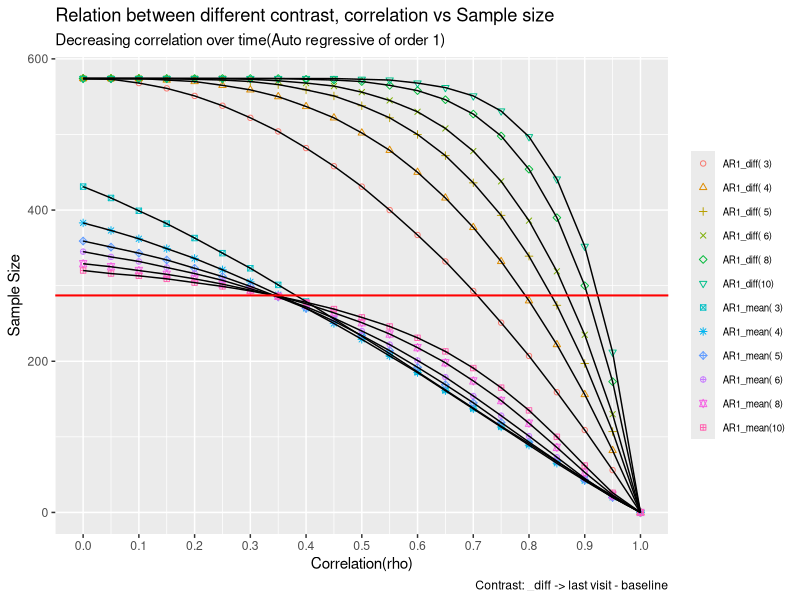
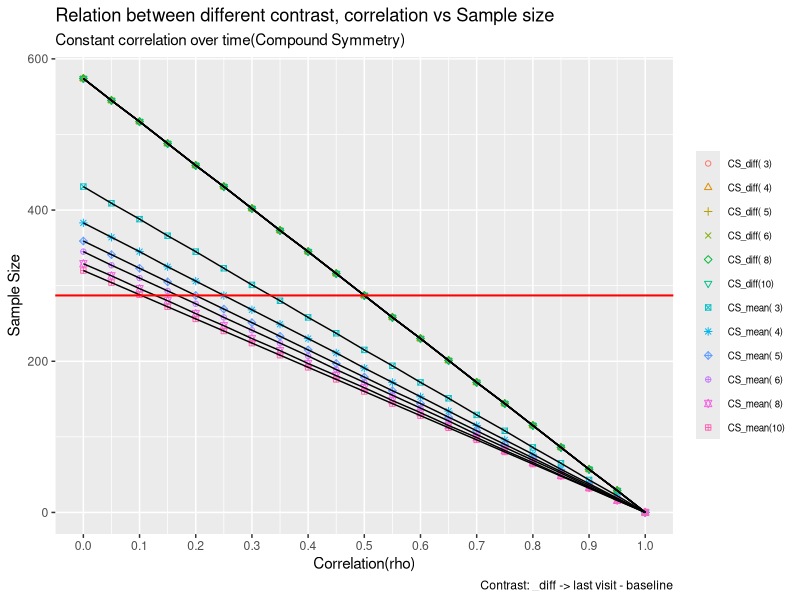

The R source for these figures, in order:
## Program for generating sample size for single time-point post-baseline vs
## multiple time post baseline

library(ggplot2)

## Creating variance-covariance matrix for
## 1) compound symmetry and
## 2) Auto-regressive of order 1 AR(1)
## sample call for 3x3(default) variance covariance matrix
## for type CS with variance=1 and correlation=0.5 - vcov_mat()
## sample call for 5x5 variance covariance matrix
## for type AR1 - vcov_mat(varvec=c(25,25,25,25,25), rho=0.5, type="AR1")

vcov_mat <- function(varvec = c(1, 1, 1), rho = 0.5, type = "CS") {
  var_cov <- matrix(nrow = length(varvec), ncol = length(varvec), byrow = TRUE)
  for (i in 1:length(varvec)) {
    for (j in 1:length(varvec)) {
      var_cov[i, j] <- if (i == j) {
        varvec[i]
      } else {
        if (type == "CS") {
          rho * sqrt(varvec[i] * varvec[j])
        } else {
          (rho**(i + j - 2)) * sqrt(varvec[i] * varvec[j])
        }
      }
    }
  }
  return(var_cov)
}


## single post baseline time-point case
power <- 0.85
alpha <- 0.05
## effect size = (mu1 - mu2)/sigma
effect_size <- (0.9) / sqrt(12.95)
npergrp <- (2 * ((qnorm(1 - (alpha / 2)) + qnorm(power))**2)) / (effect_size)**2
npergrp

## multiple post baseline time-point case
rm_sample <- function(alpha = 0.025,
                      power = 0.85,
                      meandiff = c(0, 0.393, 0.785, 1.2, 1.57),
                      contrast = c(-1, 0, 0, 0, 1),
                      var = vcov_mat(
                        varvec = c(26.52, 26.52, 26.52, 26.52, 26.52),
                        rho = 0.5,
                        type = "AR1"
                      ))
{
  {
    contdiff <- t(contrast) %*% meandiff
    contvar <- t(contrast) %*% var %*% contrast
    npergrp_rm <- (2 * ((qnorm(1 - alpha) +
      qnorm(power))**2) * contvar) / (contdiff**2)
  }
  return(round(npergrp_rm))
}

sample_size <- function(rho = seq(0, 1, by = 0.05),
                        alpha = 0.025, # 2 tailed  5% type I error
                        power = 0.85, # 85% power
                        meandiff = c(0, 0.5, 0.9, 0.9),
                        contrast = c(-1, 0, 0, 1),
                        var_mean = c(1, 9.43, 7.08, 12.95),
                        type = "AR1") {
  rm_dat <- matrix(nrow = 1, ncol = 2, byrow = TRUE)

  for (i in rho) {
    rm <- rm_sample(
      alpha = alpha,
      power = power,
      meandiff = meandiff,
      contrast = contrast,
      var = vcov_mat(varvec = var_mean, rho = i, type = type)
    )
    rm_dat <- rbind(rm_dat, c(i, rm))
  }
  return(rm_dat)
}

meandiff3 <- c(0, 0.9, 0.9)
meandiff4 <- c(0, 0.85, 0.95, 0.9)
meandiff5 <- c(0, 0.85, 0.98, 0.87, 0.9)
meandiff6 <- c(0, 0.83, 0.97, 0.88, 0.92, 0.9)
meandiff8 <- c(0, 0.82, 0.95, 0.87, 0.92, 0.89, 0.94, 0.9)
meandiff10 <- c(0, 0.82, 0.93, 0.92, 0.87, 0.92, 0.89, 0.93, 0.91, 0.9)
var_3 <- c(replicate(3, 12.95))
var_4 <- c(replicate(4, 12.95))
var_5 <- c(replicate(5, 12.95))
var_6 <- c(replicate(6, 12.95))
var_8 <- c(replicate(8, 12.95))
var_10 <- c(replicate(10, 12.95))

run4cas <- function(ntime = 3,
                    meanvector = meandiff3,
                    varcovar = VAR3) {
  sample1 <- data.frame(sample_size(
    rho = seq(0, 1, by = 0.05),
    meandiff = meanvector,
    contrast = c(-1, replicate(ntime - 2, 0), 1),
    var_mean = varcovar,
    type = "AR1"
  ))

  sample2 <- data.frame(sample_size(
    rho = seq(0, 1, by = 0.05),
    meandiff = meanvector,
    contrast = c(-1, replicate(ntime - 1, (1 / (ntime - 1)))),
    var_mean = varcovar,
    type = "AR1"
  ))

  sample3 <- data.frame(sample_size(
    rho = seq(0, 1, by = 0.05),
    meandiff = meanvector,
    contrast = c(-1, replicate(ntime - 2, 0), 1),
    var_mean = varcovar,
    type = "CS"
  ))

  sample4 <- data.frame(sample_size(
    rho = seq(0, 1, by = 0.05),
    meandiff = meanvector,
    contrast = c(-1, replicate(ntime - 1, (1 / (ntime - 1)))),
    var_mean = varcovar,
    type = "CS"
  ))
  return(list(sample1, sample2, sample3, sample4))
}

# 3 time points
dataout3 <- run4cas(
  ntime = 3,
  meanvector = meandiff3,
  varcovar = var_3
)
# 4 time points
dataout4 <- run4cas(
  ntime = 4,
  meanvector = meandiff4,
  varcovar = var_4
)
# 5 time points
dataout5 <- run4cas(
  ntime = 5,
  meanvector = meandiff5,
  varcovar = var_5
)
# 6 time points
dataout6 <- run4cas(
  ntime = 6,
  meanvector = meandiff6,
  varcovar = var_6
)
# 8 time points
dataout8 <- run4cas(
  ntime = 8,
  meanvector = meandiff8,
  varcovar = var_8
)
# 10 time points
dataout10 <- run4cas(
  ntime = 10,
  meanvector = meandiff10,
  varcovar = var_10
)

## combining all the AR(1) outputs into a single data frame
combined <- rbind(
  cbind(data.frame(dataout3[1]), type = "AR1_diff( 3)"),
  cbind(data.frame(dataout4[1]), type = "AR1_diff( 4)"),
  cbind(data.frame(dataout5[1]), type = "AR1_diff( 5)"),
  cbind(data.frame(dataout6[1]), type = "AR1_diff( 6)"),
  cbind(data.frame(dataout8[1]), type = "AR1_diff( 8)"),
  cbind(data.frame(dataout10[1]), type = "AR1_diff(10)"),
  cbind(data.frame(dataout3[2]), type = "AR1_mean( 3)"),
  cbind(data.frame(dataout4[2]), type = "AR1_mean( 4)"),
  cbind(data.frame(dataout5[2]), type = "AR1_mean( 5)"),
  cbind(data.frame(dataout6[2]), type = "AR1_mean( 6)"),
  cbind(data.frame(dataout8[2]), type = "AR1_mean( 8)"),
  cbind(data.frame(dataout10[2]), type = "AR1_mean(10)")
)

## combining all the CS outputs into a single data frame
combined1 <- rbind(
  cbind(data.frame(dataout3[3]), type = "CS_diff( 3)"),
  cbind(data.frame(dataout4[3]), type = "CS_diff( 4)"),
  cbind(data.frame(dataout5[3]), type = "CS_diff( 5)"),
  cbind(data.frame(dataout6[3]), type = "CS_diff( 6)"),
  cbind(data.frame(dataout8[3]), type = "CS_diff( 8)"),
  cbind(data.frame(dataout10[3]), type = "CS_diff(10)"),
  cbind(data.frame(dataout3[4]), type = "CS_mean( 3)"),
  cbind(data.frame(dataout4[4]), type = "CS_mean( 4)"),
  cbind(data.frame(dataout5[4]), type = "CS_mean( 5)"),
  cbind(data.frame(dataout6[4]), type = "CS_mean( 6)"),
  cbind(data.frame(dataout8[4]), type = "CS_mean( 8)"),
  cbind(data.frame(dataout10[4]), type = "CS_mean(10)")
)

# plotting the data for AR(1) related outputs
ggplot(data = na.omit(combined[1:3]), aes(x = X1, y = X2, group = type)) +
  scale_shape_manual(values = 1:12) +
  geom_point(aes(color = factor(type), shape = factor(type))) +
  geom_line() +
  scale_x_continuous(breaks = seq(0, 1, by = 0.1)) +
  scale_y_continuous(breaks = seq(0, 1200, by = 200)) +
  labs(
    x = "Correlation(rho)",
    y = "Sample Size",
    title = "Relation between different contrast, correlation vs Sample size",
    subtitle = "Decreasing correlation over time(Auto regressive of order 1)",
    caption = c(
      "Contrast: _diff -> last visit - baseline",
      "          _mean -> average effect of all post baseline visits",
      "red line represent the sample with univariate case"
    )
  ) +
  geom_hline(
    yintercept = npergrp,
    linetype = "solid",
    color = "red",
    size = 0.7
  ) +
  theme(
    legend.title = element_blank(),
    legend.text = element_text(size = 7),
    strip.text.x = element_blank()
  )

# plotting the data for CS related outputs
ggplot(data = na.omit(combined1[1:3]), aes(x = X1, y = X2, group = type)) +
  scale_shape_manual(values = 1:12) +
  geom_point(aes(color = factor(type), shape = factor(type))) +
  geom_line() +
  scale_x_continuous(breaks = seq(0, 1, by = 0.1)) +
  scale_y_continuous(breaks = seq(0, 1600, by = 200)) +
  labs(
    x = "Correlation(rho)",
    y = "Sample Size",
    title = "Relation between different contrast, correlation vs Sample size",
    subtitle = "Constant correlation over time(Compound Symmetry)",
    caption = c(
      "Contrast: _diff -> last visit - baseline",
      "          _mean -> average effect of all post baseline visits",
      "red line represent the sample with univariate case"
    )
  ) +
  geom_hline(
    yintercept = npergrp,
    linetype = "solid",
    color = "red",
    size = 0.7
  ) +
  theme(
    legend.title = element_blank(),
    legend.text = element_text(size = 7),
    strip.text.x = element_blank()
  )
